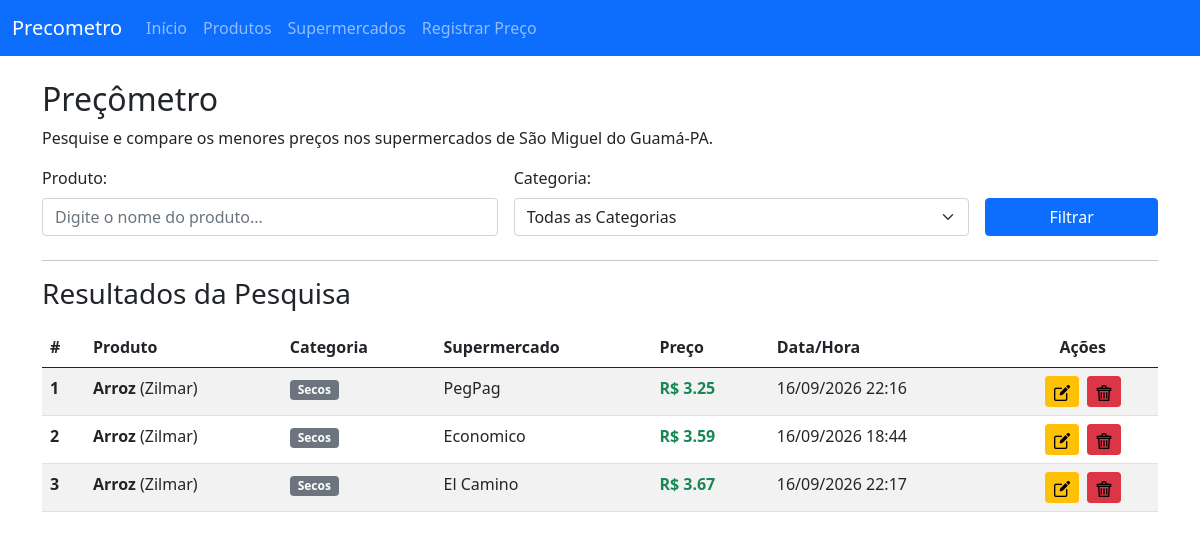
The app's page /, older data.
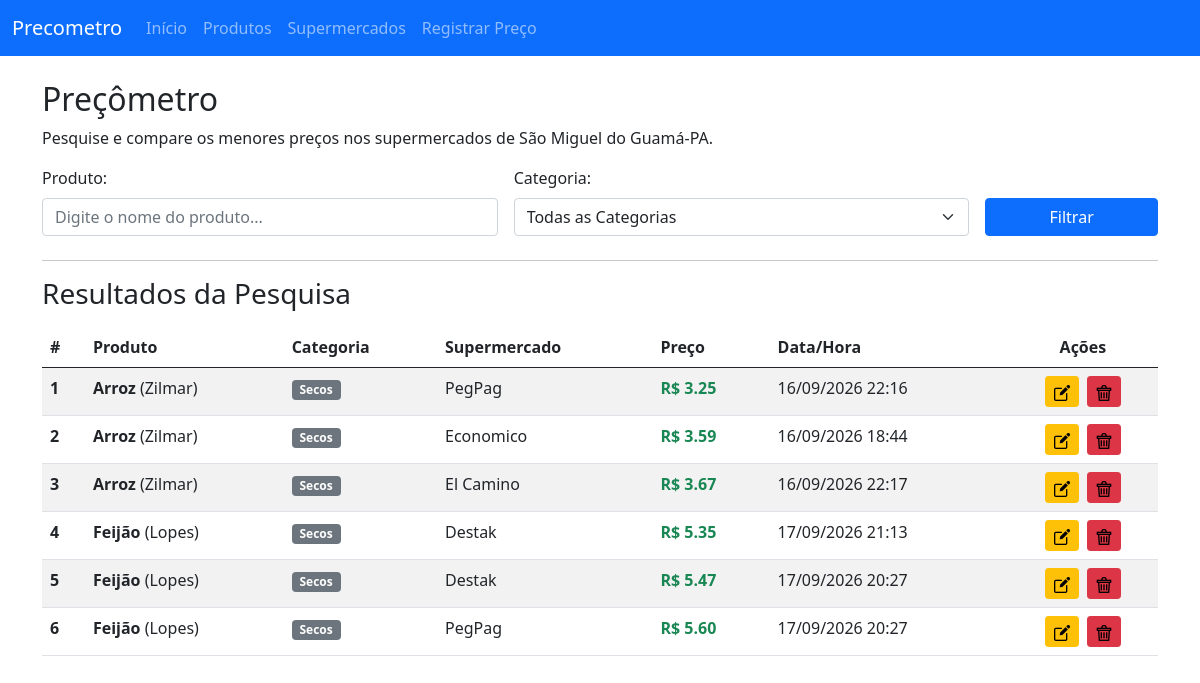
The same page, newer data.
### app/models.py (models this page shows, shortened)
class Preco(models.Model):
    valor = models.DecimalField(max_digits=10, decimal_places=2)
    data_alteracao = models.DateTimeField(auto_now_add=True)  # Salva data e hora automaticamente
    data_alteracao = models.DateTimeField(auto_now=True)
    supermercado = models.ForeignKey(Supermercado, on_delete=models.CASCADE)
    produto = models.ForeignKey(Produto, on_delete=models.CASCADE)

class Produto(models.Model):
    nome = models.CharField(max_length=100)
    marca = models.CharField(max_length=50, blank=True, null=True)
    categoria = models.CharField(max_length=50, blank=True, null=True)

class Supermercado(models.Model):
    nome = models.CharField(max_length=100)

### app/views.py (the view)
# urls.py: path('', home, name='home'),
def home(request):
    filtro_produto = request.GET.get('produto', '')
    filtro_categoria = request.GET.get('categoria', '')
    precos = Preco.objects.all()
    if filtro_produto:
        precos = precos.filter(produto__nome__icontains=filtro_produto)
    if filtro_categoria:
        precos = precos.filter(produto__categoria__iexact=filtro_categoria)
    precos = precos.order_by('valor')
    categorias = (
        Produto.objects.exclude(categoria__isnull=True)
        .exclude(categoria__exact='')
        .values_list('categoria', flat=True)
        .distinct()
        .order_by('categoria')
    )
    return render(request, 'home.html', {
        'precos': precos,
        'categorias': categorias,
        'filtro_produto': filtro_produto,
        'filtro_categoria': filtro_categoria,
    })

### template/home.html (shortened to what this page needs)
{% extends "menu.html" %}
{% load static %}
{% block body %}
<div class="container">
    <h2>Preçômetro</h2>
    <p>Pesquise e compare os menores preços nos supermercados de São Miguel do Guamá-PA.</p>
    <form action="{% url 'app:home' %}" method="GET" class="mb-4">
        <div class="row g-3">
            <div class="col-md-5">
                <label for="produto" class="form-label">Produto:</label>
                <input type="text" id="produto" name="produto" class="form-control" placeholder="Digite o nome do produto..." value="{{ filtro_produto }}" />
            </div>
            <div class="col-md-5">
                <label for="categoria" class="form-label">Categoria:</label>
                <select id="categoria" name="categoria" class="form-select">
                    <option value="">Todas as Categorias</option>
                </select>
            </div>
            <div class="col-md-2 align-self-end">
                <input type="submit" class="btn btn-primary w-100" value="Filtrar" />
            </div>
        </div>
    </form>
    <hr>
    <h3>Resultados da Pesquisa</h3>
    <table class="table table-striped table-hover mt-3">
        <thead>
            <tr>
                <th scope="col">#</th>
                <th scope="col">Produto</th>
                <th scope="col">Categoria</th>
                <th scope="col">Supermercado</th>
                <th scope="col">Preço</th>
                <th scope="col">Data/Hora</th>
                <th scope="col" class="text-center">Ações</th>
            </tr>
        </thead>
        <tbody>
            {% for item in precos %}
            <tr>
                <th scope="row">{{ forloop.counter }}</th>
                <td><strong>{{ item.produto.nome }}</strong> {% if item.produto.marca %}({{ item.produto.marca }}){% endif %}</td>
                <td><span class="badge bg-secondary">{{ item.produto.categoria|default:"Sem Categoria" }}</span></td>
                <td>{{ item.supermercado.nome }}</td>
                <td class="text-success fw-bold">R$ {{ item.valor }}</td>
                <td>{{ item.data_alteracao|date:"d/m/Y H:i" }}</td>
                <td class="text-center">
                    <a href="{% url 'app:preco_edit' item.id %}" class="btn btn-warning btn-sm me-1" title="Editar">
                        <img src="{% static 'img/edit.png' %}" alt="Editar" width="16" height="16">
                    </a>
                    <a href="{% url 'app:preco_delete' item.id %}" class="btn btn-danger btn-sm" title="Deletar" onclick="return confirm('Deseja realmente excluir este preço?');">
                        <img src="{% static 'img/delete.png' %}" alt="Deletar" width="16" height="16">
                    </a>
                </td>
            </tr>
            {% empty %}
            <tr>
                <td colspan="7" class="text-center text-muted">Nenhum preço encontrado.</td>
            </tr>
            {% endfor %}
        </tbody>
    </table>
</div>
{% endblock %}

Row changes from the older to the newer data that the page shows:
added Preco: produto.nome "Feijão", produto.marca "Lopes", produto.categoria "Secos", supermercado.nome "Destak", valor "5.35", data_alteracao "17/09/2026 21:13"
added Preco: produto.nome "Feijão", produto.marca "Lopes", produto.categoria "Secos", supermercado.nome "Destak", valor "5.47", data_alteracao "17/09/2026 20:27"
added Preco: produto.nome "Feijão", produto.marca "Lopes", produto.categoria "Secos", supermercado.nome "PegPag", valor "5.60", data_alteracao "17/09/2026 20:27"
